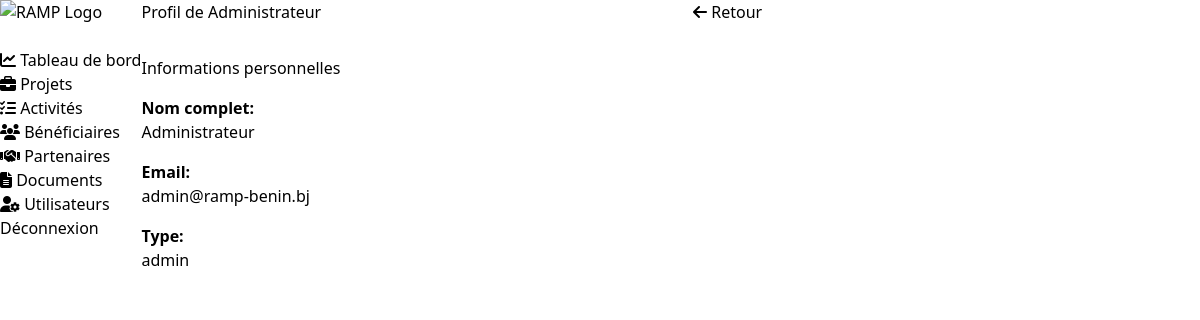
/pages/users/profile.php?id=1 (signed in), run on the app's committed database.
### tables this page shows
CREATE TABLE `users` (
  `id` int(11) NOT NULL,
  `username` varchar(50) NOT NULL,
  `email` varchar(100) NOT NULL,
  `competences` text DEFAULT NULL,
  `domaines_interet` text DEFAULT NULL,
  `disponibilite` varchar(100) DEFAULT NULL,
  `password` varchar(255) NOT NULL,
  `full_name` varchar(100) NOT NULL,
  `photo` varchar(255) DEFAULT NULL,
  `role` enum('admin','manager','user','membre_administration','volontaire','stagiaire','benevole') DEFAULT 'user',
  `created_at` timestamp NOT NULL DEFAULT current_timestamp(),
  `updated_at` timestamp NOT NULL DEFAULT current_timestamp() ON UPDATE current_timestamp(),
  `status` enum('active','inactive') DEFAULT 'active'
);

### includes/autoload.php (called while the page is built, shortened)
<?php
spl_autoload_register(function ($class) {
    $file = CLASSES_PATH . '/' . $class . '.php';
});

### classes/Database.php (called while the page is built, shortened)
<?php
class Database {
    private static $instance = null;
    private $pdo;
    private function __construct() {
        try {
            $dsn = "mysql:host=" . DB_HOST;
            $dsn .= ";dbname=" . DB_NAME . ";charset=" . DB_CHARSET;
            $options = [
                PDO::ATTR_ERRMODE            => PDO::ERRMODE_EXCEPTION,
                PDO::ATTR_DEFAULT_FETCH_MODE => PDO::FETCH_ASSOC,
                PDO::ATTR_EMULATE_PREPARES   => false,
            ];
            $this->pdo = new PDO($dsn, DB_USER, DB_PASS, $options);
        } catch (PDOException $e) {
            error_log("Erreur de connexion à la base de données: " . $e->getMessage());
            die("Erreur de connexion à la base de données. Veuillez contacter l'administrateur.");
        }
    }
    public static function getInstance() {
        if (self::$instance === null) {
            self::$instance = new self();
        }
        return self::$instance;
    }
    public function getConnection() {
        return $this->pdo;
    }
}

### classes/User.php (called while the page is built, shortened)
<?php
class User {
    private $db;
    public function __construct() {
        $this->db = Database::getInstance()->getConnection();
    }
    public function getById($id) {
        $stmt = $this->db->prepare("SELECT * FROM users WHERE id = ?");
        $stmt->execute([$id]);
        return $stmt->fetch();
    }
}

### includes/functions.php (called while the page is built, shortened)
<?php
function escape($data) {
    return htmlspecialchars($data, ENT_QUOTES, 'UTF-8');
}

### pages/users/profile.php (the view, shortened to what this page needs)
<?php
require_once __DIR__ . '/../../includes/header.php';
$userId = $_GET['id'] ?? 0;
$userClass = new User();
$user = $userClass->getById($userId);
?>
<div class="container-fluid">
    <div style="display: flex; align-items: center; justify-content: space-between; margin-bottom: 2rem;">
        <h1 style="margin: 0; color: var(--color-blue);">Profil de <?php echo escape($user['full_name']); ?></h1>
        <a href="../../users.php" class="btn btn-secondary"><i class="fas fa-arrow-left"></i> Retour</a>
    </div>
    <div style="display: grid; grid-template-columns: 1fr 2fr; gap: 1.5rem;">
        <div class="card">
            <h3 style="margin-bottom: 1rem;">Informations personnelles</h3>
            <div style="margin-bottom: 1rem;">
                <strong>Nom complet:</strong><br>
                <?php echo escape($user['full_name']); ?>
            </div>
            <div style="margin-bottom: 1rem;">
                <strong>Email:</strong><br>
                <?php echo escape($user['email']); ?>
            </div>
            <div style="margin-bottom: 1rem;">
                <strong>Type:</strong><br>
                <span class="badge badge-info"><?php echo escape($user['role']); ?></span>
            </div>
        </div>
    </div>
</div>
<?php require_once __DIR__ . '/../../includes/footer.php'; ?>

### data on the page
users: full_name "Administrateur", email "admin@ramp-benin.bj", role "admin"
